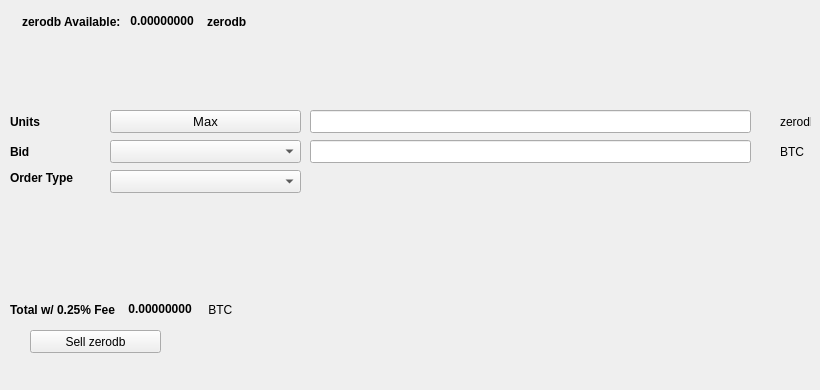
   <widget class="QWidget" name="SellTab">
    <attribute name="title">
     <string>Sell</string>
    </attribute>
    <widget class="QLabel" name="label_16">
     <property name="geometry">
      <rect>
       <x>780</x>
       <y>140</y>
       <width>31</width>
       <height>23</height>
      </rect>
     </property>
     <property name="text">
      <string>BTC</string>
     </property>
    </widget>
    <widget class="QComboBox" name="SellBidcomboBox">
     <property name="geometry">
      <rect>
       <x>110</x>
       <y>140</y>
       <width>191</width>
       <height>23</height>
      </rect>
     </property>
     <property name="font">
      <font>
       <pointsize>10</pointsize>
      </font>
     </property>
    </widget>
    <widget class="QLabel" name="label_18">
     <property name="geometry">
      <rect>
       <x>10</x>
       <y>110</y>
       <width>46</width>
       <height>23</height>
      </rect>
     </property>
     <property name="font">
      <font>
       <weight>75</weight>
       <bold>true</bold>
      </font>
     </property>
     <property name="text">
      <string>Units</string>
     </property>
    </widget>
    <widget class="QPushButton" name="Sell_Max_Amount">
     <property name="geometry">
      <rect>
       <x>110</x>
       <y>110</y>
       <width>191</width>
       <height>23</height>
      </rect>
     </property>
     <property name="font">
      <font>
       <pointsize>10</pointsize>
      </font>
     </property>
     <property name="text">
      <string>Max</string>
     </property>
    </widget>
    <widget class="QLabel" name="label_20">
     <property name="geometry">
      <rect>
       <x>10</x>
       <y>170</y>
       <width>91</width>
       <height>16</height>
      </rect>
     </property>
     <property name="font">
      <font>
       <weight>75</weight>
       <bold>true</bold>
      </font>
     </property>
     <property name="text">
      <string>Order Type</string>
     </property>
    </widget>
    <widget class="QComboBox" name="SellOrdertypeCombo">
     <property name="geometry">
      <rect>
       <x>110</x>
       <y>170</y>
       <width>191</width>
       <height>23</height>
      </rect>
     </property>
     <property name="font">
      <font>
       <pointsize>10</pointsize>
      </font>
     </property>
    </widget>
    <widget class="QLabel" name="label_21">
     <property name="geometry">
      <rect>
       <x>10</x>
       <y>140</y>
       <width>46</width>
       <height>23</height>
      </rect>
     </property>
     <property name="font">
      <font>
       <weight>75</weight>
       <bold>true</bold>
      </font>
     </property>
     <property name="text">
      <string>Bid</string>
     </property>
    </widget>
    <widget class="QLabel" name="label_22">
     <property name="geometry">
      <rect>
       <x>780</x>
       <y>110</y>
       <width>31</width>
       <height>23</height>
      </rect>
     </property>
     <property name="text">
      <string>zerodb</string>
     </property>
    </widget>
    <widget class="QLineEdit" name="UnitsInputzerodb">
     <property name="geometry">
      <rect>
       <x>310</x>
       <y>110</y>
       <width>441</width>
       <height>23</height>
      </rect>
     </property>
     <property name="font">
      <font>
       <pointsize>9</pointsize>
       <weight>75</weight>
       <bold>true</bold>
      </font>
     </property>
    </widget>
    <widget class="QLineEdit" name="SellBidPriceEdit">
     <property name="geometry">
      <rect>
       <x>310</x>
       <y>140</y>
       <width>441</width>
       <height>23</height>
      </rect>
     </property>
     <property name="font">
      <font>
       <pointsize>9</pointsize>
       <weight>75</weight>
       <bold>true</bold>
      </font>
     </property>
    </widget>
    <widget class="QPushButton" name="SellzerodbBTN">
     <property name="geometry">
      <rect>
       <x>30</x>
       <y>330</y>
       <width>131</width>
       <height>23</height>
      </rect>
     </property>
     <property name="text">
      <string>Sell zerodb</string>
     </property>
     <property name="icon">
      <iconset resource="../zerodb">
       <normaloff>:/icons/bitcoin</normaloff>:/icons/bitcoin</iconset>
     </property>
    </widget>
    <widget class="QWidget" name="layoutWidget3">
     <property name="geometry">
      <rect>
       <x>22</x>
       <y>12</y>
       <width>258</width>
       <height>19</height>
      </rect>
     </property>
     <layout class="QHBoxLayout" name="horizontalLayout">
      <item>
       <widget class="QLabel" name="label232_2">
        <property name="font">
         <font>
          <weight>75</weight>
          <bold>true</bold>
         </font>
        </property>
        <property name="text">
         <string>zerodb Available:</string>
        </property>
       </widget>
      </item>
      <item>
       <widget class="QLabel" name="zerodbAvailableLabel">
        <property name="palette">
         <palette>
          <active>
           <colorrole role="WindowText">
            <brush brushstyle="SolidPattern">
             <color alpha="255">
              <red>0</red>
              <green>0</green>
              <blue>0</blue>
             </color>
            </brush>
           </colorrole>
           <colorrole role="Button">
            <brush brushstyle="SolidPattern">
             <color alpha="255">
              <red>0</red>
              <green>170</green>
              <blue>0</blue>
             </color>
            </brush>
           </colorrole>
           <colorrole role="Light">
            <brush brushstyle="SolidPattern">
             <color alpha="255">
              <red>0</red>
              <green>255</green>
              <blue>0</blue>
             </color>
            </brush>
           </colorrole>
           <colorrole role="Midlight">
            <brush brushstyle="SolidPattern">
             <color alpha="255">
              <red>0</red>
              <green>212</green>
              <blue>0</blue>
             </color>
            </brush>
           </colorrole>
           <colorrole role="Dark">
            <brush brushstyle="SolidPattern">
             <color alpha="255">
              <red>0</red>
              <green>85</green>
              <blue>0</blue>
             </color>
            </brush>
           </colorrole>
           <colorrole role="Mid">
            <brush brushstyle="SolidPattern">
             <color alpha="255">
              <red>0</red>
              <green>113</green>
              <blue>0</blue>
             </color>
            </brush>
           </colorrole>
           <colorrole role="Text">
            <brush brushstyle="SolidPattern">
             <color alpha="255">
              <red>0</red>
              <green>170</green>
              <blue>0</blue>
             </color>
            </brush>
           </colorrole>
           <colorrole role="BrightText">
            <brush brushstyle="SolidPattern">
             <color alpha="255">
              <red>255</red>
              <green>255</green>
              <blue>255</blue>
             </color>
            </brush>
           </colorrole>
           <colorrole role="ButtonText">
            <brush brushstyle="SolidPattern">
             <color alpha="255">
              <red>0</red>
              <green>0</green>
              <blue>0</blue>
             </color>
            </brush>
           </colorrole>
           <colorrole role="Base">
            <brush brushstyle="SolidPattern">
             <color alpha="255">
              <red>255</red>
              <green>255</green>
              <blue>255</blue>
             </color>
            </brush>
           </colorrole>
           <colorrole role="Window">
            <brush brushstyle="SolidPattern">
             <color alpha="255">
              <red>0</red>
              <green>170</green>
              <blue>0</blue>
             </color>
            </brush>
           </colorrole>
           <colorrole role="Shadow">
            <brush brushstyle="SolidPattern">
             <color alpha="255">
              <red>0</red>
              <green>0</green>
              <blue>0</blue>
             </color>
            </brush>
           </colorrole>
           <colorrole role="AlternateBase">
            <brush brushstyle="SolidPattern">
             <color alpha="255">
              <red>127</red>
              <green>212</green>
              <blue>127</blue>
             </color>
            </brush>
           </colorrole>
           <colorrole role="ToolTipBase">
            <brush brushstyle="SolidPattern">
             <color alpha="255">
              <red>255</red>
              <green>255</green>
              <blue>220</blue>
             </color>
            </brush>
           </colorrole>
           <colorrole role="ToolTipText">
            <brush brushstyle="SolidPattern">
             <color alpha="255">
              <red>0</red>
              <green>0</green>
              <blue>0</blue>
             </color>
            </brush>
           </colorrole>
          </active>
          <inactive>
           <colorrole role="WindowText">
            <brush brushstyle="SolidPattern">
             <color alpha="255">
              <red>0</red>
              <green>0</green>
              <blue>0</blue>
             </color>
            </brush>
           </colorrole>
           <colorrole role="Button">
            <brush brushstyle="SolidPattern">
             <color alpha="255">
              <red>0</red>
              <green>170</green>
              <blue>0</blue>
             </color>
            </brush>
           </colorrole>
           <colorrole role="Light">
            <brush brushstyle="SolidPattern">
             <color alpha="255">
              <red>0</red>
              <green>255</green>
              <blue>0</blue>
             </color>
            </brush>
           </colorrole>
           <colorrole role="Midlight">
            <brush brushstyle="SolidPattern">
             <color alpha="255">
              <red>0</red>
              <green>212</green>
              <blue>0</blue>
             </color>
            </brush>
           </colorrole>
           <colorrole role="Dark">
            <brush brushstyle="SolidPattern">
             <color alpha="255">
              <red>0</red>
              <green>85</green>
              <blue>0</blue>
             </color>
            </brush>
           </colorrole>
           <colorrole role="Mid">
            <brush brushstyle="SolidPattern">
             <color alpha="255">
              <red>0</red>
              <green>113</green>
              <blue>0</blue>
             </color>
            </brush>
           </colorrole>
           <colorrole role="Text">
            <brush brushstyle="SolidPattern">
             <color alpha="255">
              <red>0</red>
              <green>170</green>
              <blue>0</blue>
             </color>
            </brush>
           </colorrole>
           <colorrole role="BrightText">
            <brush brushstyle="SolidPattern">
             <color alpha="255">
              <red>255</red>
              <green>255</green>
              <blue>255</blue>
             </color>
            </brush>
           </colorrole>
           <colorrole role="ButtonText">
            <brush brushstyle="SolidPattern">
             <color alpha="255">
              <red>0</red>
              <green>0</green>
              <blue>0</blue>
             </color>
            </brush>
           </colorrole>
           <colorrole role="Base">
            <brush brushstyle="SolidPattern">
             <color alpha="255">
              <red>255</red>
              <green>255</green>
              <blue>255</blue>
             </color>
            </brush>
           </colorrole>
           <colorrole role="Window">
            <brush brushstyle="SolidPattern">
             <color alpha="255">
              <red>0</red>
              <green>170</green>
              <blue>0</blue>
             </color>
            </brush>
           </colorrole>
           <colorrole role="Shadow">
            <brush brushstyle="SolidPattern">
             <color alpha="255">
              <red>0</red>
              <green>0</green>
              <blue>0</blue>
             </color>
            </brush>
           </colorrole>
           <colorrole role="AlternateBase">
            <brush brushstyle="SolidPattern">
             <color alpha="255">
              <red>127</red>
              <green>212</green>
              <blue>127</blue>
             </color>
            </brush>
           </colorrole>
           <colorrole role="ToolTipBase">
            <brush brushstyle="SolidPattern">
             <color alpha="255">
              <red>255</red>
              <green>255</green>
              <blue>220</blue>
             </color>
            </brush>
           </colorrole>
           <colorrole role="ToolTipText">
            <brush brushstyle="SolidPattern">
             <color alpha="255">
              <red>0</red>
              <green>0</green>
              <blue>0</blue>
             </color>
            </brush>
           </colorrole>
          </inactive>
          <disabled>
           <colorrole role="WindowText">
            <brush brushstyle="SolidPattern">
             <color alpha="255">
              <red>0</red>
              <green>85</green>
              <blue>0</blue>
             </color>
            </brush>
           </colorrole>
           <colorrole role="Button">
            <brush brushstyle="SolidPattern">
             <color alpha="255">
              <red>0</red>
              <green>170</green>
              <blue>0</blue>
             </color>
            </brush>
           </colorrole>
           <colorrole role="Light">
            <brush brushstyle="SolidPattern">
             <color alpha="255">
              <red>0</red>
              <green>255</green>
              <blue>0</blue>
             </color>
            </brush>
           </colorrole>
           <colorrole role="Midlight">
            <brush brushstyle="SolidPattern">
             <color alpha="255">
              <red>0</red>
              <green>212</green>
              <blue>0</blue>
             </color>
            </brush>
           </colorrole>
           <colorrole role="Dark">
            <brush brushstyle="SolidPattern">
             <color alpha="255">
              <red>0</red>
              <green>85</green>
              <blue>0</blue>
             </color>
            </brush>
           </colorrole>
           <colorrole role="Mid">
            <brush brushstyle="SolidPattern">
             <color alpha="255">
              <red>0</red>
              <green>113</green>
              <blue>0</blue>
             </color>
            </brush>
           </colorrole>
           <colorrole role="Text">
            <brush brushstyle="SolidPattern">
             <color alpha="255">
              <red>0</red>
              <green>85</green>
              <blue>0</blue>
             </color>
            </brush>
           </colorrole>
           <colorrole role="BrightText">
            <brush brushstyle="SolidPattern">
             <color alpha="255">
              <red>255</red>
              <green>255</green>
              <blue>255</blue>
             </color>
            </brush>
           </colorrole>
           <colorrole role="ButtonText">
            <brush brushstyle="SolidPattern">
             <color alpha="255">
              <red>0</red>
              <green>85</green>
              <blue>0</blue>
             </color>
            </brush>
           </colorrole>
           <colorrole role="Base">
            <brush brushstyle="SolidPattern">
             <color alpha="255">
              <red>0</red>
              <green>170</green>
              <blue>0</blue>
             </color>
            </brush>
           </colorrole>
           <colorrole role="Window">
            <brush brushstyle="SolidPattern">
             <color alpha="255">
              <red>0</red>
              <green>170</green>
              <blue>0</blue>
             </color>
            </brush>
           </colorrole>
           <colorrole role="Shadow">
            <brush brushstyle="SolidPattern">
             <color alpha="255">
              <red>0</red>
              <green>0</green>
              <blue>0</blue>
             </color>
            </brush>
           </colorrole>
           <colorrole role="AlternateBase">
            <brush brushstyle="SolidPattern">
             <color alpha="255">
              <red>0</red>
              <green>170</green>
              <blue>0</blue>
             </color>
            </brush>
           </colorrole>
           <colorrole role="ToolTipBase">
            <brush brushstyle="SolidPattern">
             <color alpha="255">
              <red>255</red>
              <green>255</green>
              <blue>220</blue>
             </color>
            </brush>
           </colorrole>
           <colorrole role="ToolTipText">
            <brush brushstyle="SolidPattern">
             <color alpha="255">
              <red>0</red>
              <green>0</green>
              <blue>0</blue>
             </color>
            </brush>
           </colorrole>
          </disabled>
         </palette>
        </property>
        <property name="font">
         <font>
          <weight>75</weight>
          <bold>true</bold>
         </font>
        </property>
        <property name="text">
         <string> 0.00000000 </string>
        </property>
        <property name="textInteractionFlags">
         <set>Qt::LinksAccessibleByMouse|Qt::TextSelectableByKeyboard|Qt::TextSelectableByMouse</set>
        </property>
       </widget>
      </item>
      <item>
       <widget class="QLabel" name="labelzerodb">
        <property name="font">
         <font>
          <weight>75</weight>
          <bold>true</bold>
         </font>
        </property>
        <property name="text">
         <string>zerodb</string>
        </property>
       </widget>
      </item>
     </layout>
    </widget>
    <widget class="QWidget" name="layoutWidget">
     <property name="geometry">
      <rect>
       <x>10</x>
       <y>300</y>
       <width>268</width>
       <height>19</height>
      </rect>
     </property>
     <layout class="QHBoxLayout" name="horizontalLayout_2">
      <item>
       <widget class="QLabel" name="label_19">
        <property name="font">
         <font>
          <weight>75</weight>
          <bold>true</bold>
         </font>
        </property>
        <property name="text">
         <string>Total w/ 0.25% Fee </string>
        </property>
       </widget>
      </item>
      <item>
       <widget class="QLabel" name="SellCostLabel">
        <property name="palette">
         <palette>
          <active>
           <colorrole role="WindowText">
            <brush brushstyle="SolidPattern">
             <color alpha="255">
              <red>0</red>
              <green>0</green>
              <blue>0</blue>
             </color>
            </brush>
           </colorrole>
           <colorrole role="Button">
            <brush brushstyle="SolidPattern">
             <color alpha="255">
              <red>0</red>
              <green>170</green>
              <blue>0</blue>
             </color>
            </brush>
           </colorrole>
           <colorrole role="Light">
            <brush brushstyle="SolidPattern">
             <color alpha="255">
              <red>0</red>
              <green>255</green>
              <blue>0</blue>
             </color>
            </brush>
           </colorrole>
           <colorrole role="Midlight">
            <brush brushstyle="SolidPattern">
             <color alpha="255">
              <red>0</red>
              <green>212</green>
              <blue>0</blue>
             </color>
            </brush>
           </colorrole>
           <colorrole role="Dark">
            <brush brushstyle="SolidPattern">
             <color alpha="255">
              <red>0</red>
              <green>85</green>
              <blue>0</blue>
             </color>
            </brush>
           </colorrole>
           <colorrole role="Mid">
            <brush brushstyle="SolidPattern">
             <color alpha="255">
              <red>0</red>
              <green>113</green>
              <blue>0</blue>
             </color>
            </brush>
           </colorrole>
           <colorrole role="Text">
            <brush brushstyle="SolidPattern">
             <color alpha="255">
              <red>0</red>
              <green>170</green>
              <blue>0</blue>
             </color>
            </brush>
           </colorrole>
           <colorrole role="BrightText">
            <brush brushstyle="SolidPattern">
             <color alpha="255">
              <red>255</red>
              <green>255</green>
              <blue>255</blue>
             </color>
            </brush>
           </colorrole>
           <colorrole role="ButtonText">
            <brush brushstyle="SolidPattern">
             <color alpha="255">
              <red>0</red>
              <green>0</green>
              <blue>0</blue>
             </color>
            </brush>
           </colorrole>
           <colorrole role="Base">
            <brush brushstyle="SolidPattern">
             <color alpha="255">
              <red>255</red>
              <green>255</green>
              <blue>255</blue>
             </color>
            </brush>
           </colorrole>
           <colorrole role="Window">
            <brush brushstyle="SolidPattern">
             <color alpha="255">
              <red>0</red>
              <green>170</green>
              <blue>0</blue>
             </color>
            </brush>
           </colorrole>
           <colorrole role="Shadow">
            <brush brushstyle="SolidPattern">
             <color alpha="255">
              <red>0</red>
              <green>0</green>
              <blue>0</blue>
             </color>
            </brush>
           </colorrole>
           <colorrole role="AlternateBase">
            <brush brushstyle="SolidPattern">
             <color alpha="255">
              <red>127</red>
              <green>212</green>
              <blue>127</blue>
             </color>
            </brush>
           </colorrole>
           <colorrole role="ToolTipBase">
            <brush brushstyle="SolidPattern">
             <color alpha="255">
              <red>255</red>
              <green>255</green>
              <blue>220</blue>
             </color>
            </brush>
           </colorrole>
           <colorrole role="ToolTipText">
            <brush brushstyle="SolidPattern">
             <color alpha="255">
              <red>0</red>
              <green>0</green>
              <blue>0</blue>
             </color>
            </brush>
           </colorrole>
          </active>
          <inactive>
           <colorrole role="WindowText">
            <brush brushstyle="SolidPattern">
             <color alpha="255">
              <red>0</red>
              <green>0</green>
              <blue>0</blue>
             </color>
            </brush>
           </colorrole>
           <colorrole role="Button">
            <brush brushstyle="SolidPattern">
             <color alpha="255">
              <red>0</red>
              <green>170</green>
              <blue>0</blue>
             </color>
            </brush>
           </colorrole>
           <colorrole role="Light">
            <brush brushstyle="SolidPattern">
             <color alpha="255">
              <red>0</red>
              <green>255</green>
              <blue>0</blue>
             </color>
            </brush>
           </colorrole>
           <colorrole role="Midlight">
            <brush brushstyle="SolidPattern">
             <color alpha="255">
              <red>0</red>
              <green>212</green>
              <blue>0</blue>
             </color>
            </brush>
           </colorrole>
           <colorrole role="Dark">
            <brush brushstyle="SolidPattern">
             <color alpha="255">
              <red>0</red>
              <green>85</green>
              <blue>0</blue>
             </color>
            </brush>
           </colorrole>
           <colorrole role="Mid">
            <brush brushstyle="SolidPattern">
             <color alpha="255">
              <red>0</red>
              <green>113</green>
              <blue>0</blue>
             </color>
            </brush>
           </colorrole>
           <colorrole role="Text">
            <brush brushstyle="SolidPattern">
             <color alpha="255">
              <red>0</red>
              <green>170</green>
              <blue>0</blue>
             </color>
            </brush>
           </colorrole>
           <colorrole role="BrightText">
            <brush brushstyle="SolidPattern">
             <color alpha="255">
              <red>255</red>
              <green>255</green>
              <blue>255</blue>
             </color>
            </brush>
           </colorrole>
           <colorrole role="ButtonText">
            <brush brushstyle="SolidPattern">
             <color alpha="255">
              <red>0</red>
              <green>0</green>
              <blue>0</blue>
             </color>
            </brush>
           </colorrole>
           <colorrole role="Base">
            <brush brushstyle="SolidPattern">
             <color alpha="255">
              <red>255</red>
              <green>255</green>
              <blue>255</blue>
             </color>
            </brush>
           </colorrole>
           <colorrole role="Window">
            <brush brushstyle="SolidPattern">
             <color alpha="255">
              <red>0</red>
              <green>170</green>
              <blue>0</blue>
             </color>
            </brush>
           </colorrole>
           <colorrole role="Shadow">
            <brush brushstyle="SolidPattern">
             <color alpha="255">
              <red>0</red>
              <green>0</green>
              <blue>0</blue>
             </color>
            </brush>
           </colorrole>
           <colorrole role="AlternateBase">
            <brush brushstyle="SolidPattern">
             <color alpha="255">
              <red>127</red>
              <green>212</green>
              <blue>127</blue>
             </color>
            </brush>
           </colorrole>
           <colorrole role="ToolTipBase">
            <brush brushstyle="SolidPattern">
             <color alpha="255">
              <red>255</red>
              <green>255</green>
              <blue>220</blue>
             </color>
            </brush>
           </colorrole>
           <colorrole role="ToolTipText">
            <brush brushstyle="SolidPattern">
             <color alpha="255">
              <red>0</red>
              <green>0</green>
              <blue>0</blue>
             </color>
            </brush>
           </colorrole>
          </inactive>
          <disabled>
           <colorrole role="WindowText">
            <brush brushstyle="SolidPattern">
             <color alpha="255">
              <red>0</red>
              <green>85</green>
              <blue>0</blue>
             </color>
            </brush>
           </colorrole>
           <colorrole role="Button">
            <brush brushstyle="SolidPattern">
             <color alpha="255">
              <red>0</red>
              <green>170</green>
              <blue>0</blue>
             </color>
            </brush>
           </colorrole>
           <colorrole role="Light">
            <brush brushstyle="SolidPattern">
             <color alpha="255">
              <red>0</red>
              <green>255</green>
              <blue>0</blue>
             </color>
            </brush>
           </colorrole>
           <colorrole role="Midlight">
            <brush brushstyle="SolidPattern">
             <color alpha="255">
              <red>0</red>
              <green>212</green>
              <blue>0</blue>
             </color>
            </brush>
           </colorrole>
           <colorrole role="Dark">
            <brush brushstyle="SolidPattern">
             <color alpha="255">
              <red>0</red>
              <green>85</green>
              <blue>0</blue>
             </color>
            </brush>
           </colorrole>
           <colorrole role="Mid">
            <brush brushstyle="SolidPattern">
             <color alpha="255">
              <red>0</red>
              <green>113</green>
              <blue>0</blue>
             </color>
            </brush>
           </colorrole>
           <colorrole role="Text">
            <brush brushstyle="SolidPattern">
             <color alpha="255">
              <red>0</red>
              <green>85</green>
              <blue>0</blue>
             </color>
            </brush>
           </colorrole>
           <colorrole role="BrightText">
            <brush brushstyle="SolidPattern">
             <color alpha="255">
              <red>255</red>
              <green>255</green>
              <blue>255</blue>
             </color>
            </brush>
           </colorrole>
           <colorrole role="ButtonText">
            <brush brushstyle="SolidPattern">
             <color alpha="255">
              <red>0</red>
              <green>85</green>
              <blue>0</blue>
             </color>
            </brush>
           </colorrole>
           <colorrole role="Base">
            <brush brushstyle="SolidPattern">
             <color alpha="255">
              <red>0</red>
              <green>170</green>
              <blue>0</blue>
             </color>
            </brush>
           </colorrole>
           <colorrole role="Window">
            <brush brushstyle="SolidPattern">
             <color alpha="255">
              <red>0</red>
              <green>170</green>
              <blue>0</blue>
             </color>
            </brush>
           </colorrole>
           <colorrole role="Shadow">
            <brush brushstyle="SolidPattern">
             <color alpha="255">
              <red>0</red>
              <green>0</green>
              <blue>0</blue>
             </color>
            </brush>
           </colorrole>
           <colorrole role="AlternateBase">
            <brush brushstyle="SolidPattern">
             <color alpha="255">
              <red>0</red>
              <green>170</green>
              <blue>0</blue>
             </color>
            </brush>
           </colorrole>
           <colorrole role="ToolTipBase">
            <brush brushstyle="SolidPattern">
             <color alpha="255">
              <red>255</red>
              <green>255</green>
              <blue>220</blue>
             </color>
            </brush>
           </colorrole>
           <colorrole role="ToolTipText">
            <brush brushstyle="SolidPattern">
             <color alpha="255">
              <red>0</red>
              <green>0</green>
              <blue>0</blue>
             </color>
            </brush>
           </colorrole>
          </disabled>
         </palette>
        </property>
        <property name="font">
         <font>
          <weight>75</weight>
          <bold>true</bold>
         </font>
        </property>
        <property name="autoFillBackground">
         <bool>false</bool>
        </property>
        <property name="text">
         <string> 0.00000000</string>
        </property>
        <property name="textInteractionFlags">
         <set>Qt::LinksAccessibleByMouse|Qt::TextSelectableByMouse</set>
        </property>
       </widget>
      </item>
      <item>
       <widget class="QLabel" name="label_17">
        <property name="font">
         <font>
          <weight>50</weight>
          <bold>false</bold>
         </font>
        </property>
        <property name="text">
         <string> BTC</string>
        </property>
       </widget>
      </item>
     </layout>
    </widget>
    <widget class="QLabel" name="label_23">
     <property name="geometry">
      <rect>
       <x>460</x>
       <y>300</y>
       <width>281</width>
       <height>81</height>
      </rect>
     </property>
     <property name="text">
      <string/>
     </property>
     <property name="pixmap">
      <pixmap>:/images/bittrex</pixmap>
     </property>
    </widget>
   </widget>
